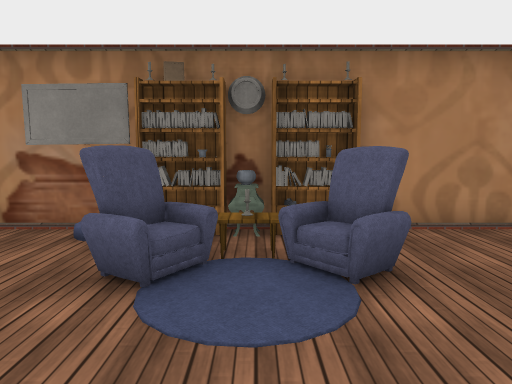
View 1 (above)

16 first-person views from a walk through a scene from a Unity 3-D project. The camera is 1.4 m above the floor, tilts 6° down and sees 70° across. The floor is counted in squares, 1 m on a side. Each view is taken from the middle of a square. On the plan, view 1 faces up. The plan holds only what a view shows up to about 16 squares ahead; the rest is blank. The place goes on beyond the plan. Some surface patterns are stand-ins.

View 2
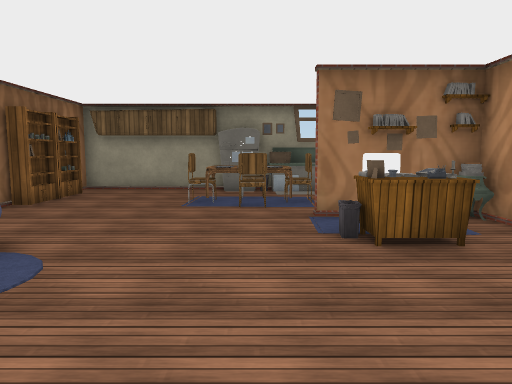

View 3
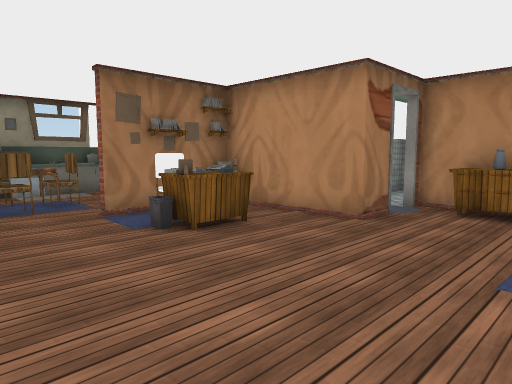

View 4
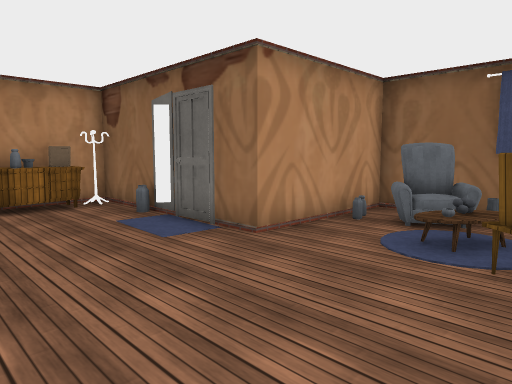

View 5
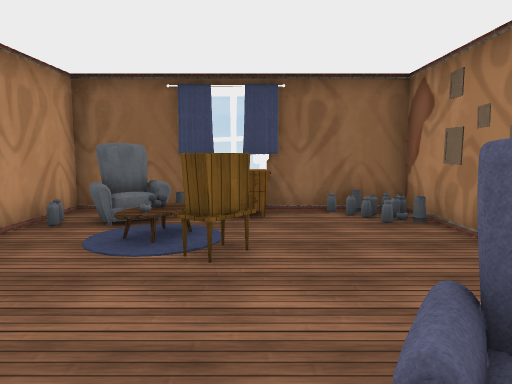

View 6
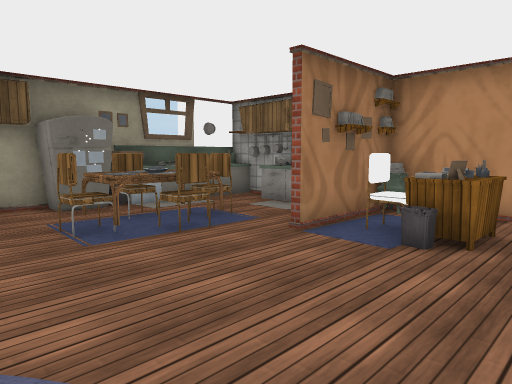

View 7
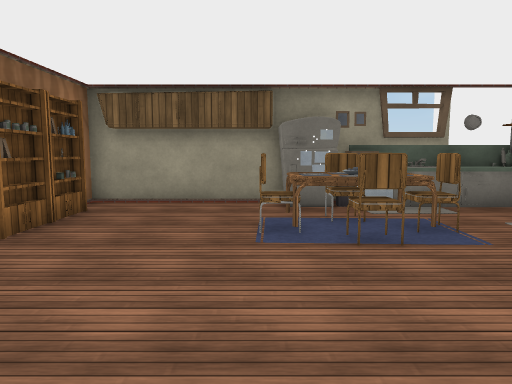

View 8
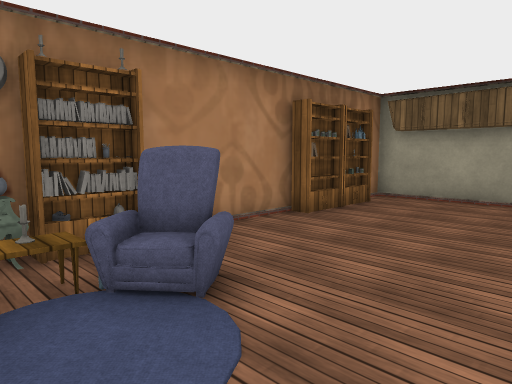

View 9
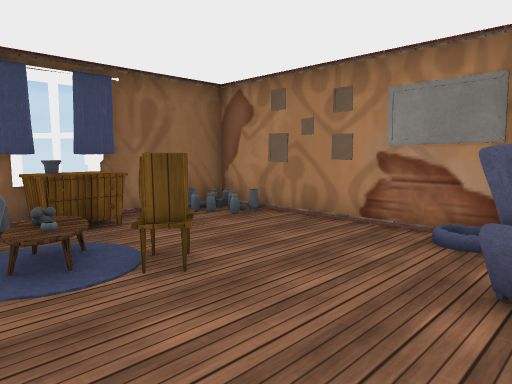

View 10
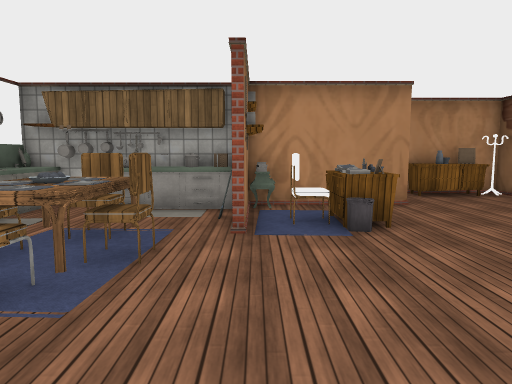

View 11
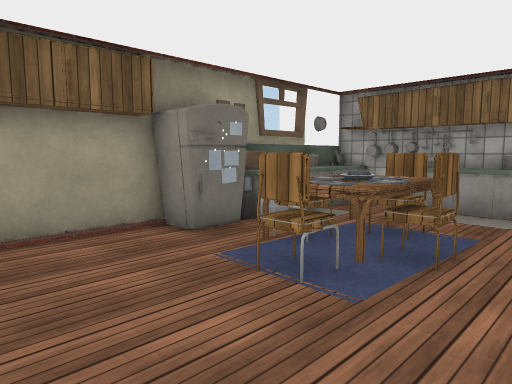

View 12
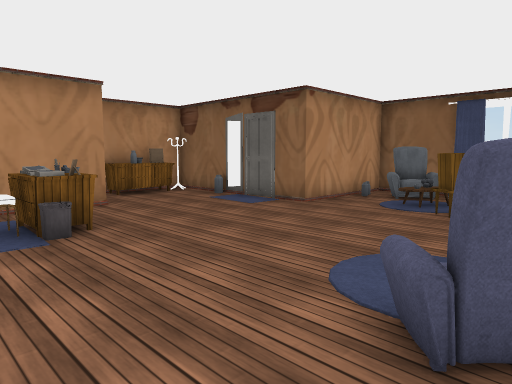

View 13
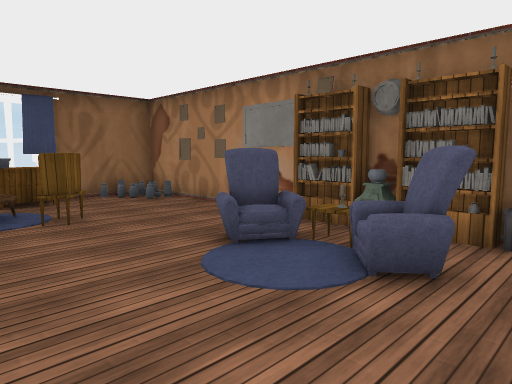

View 14
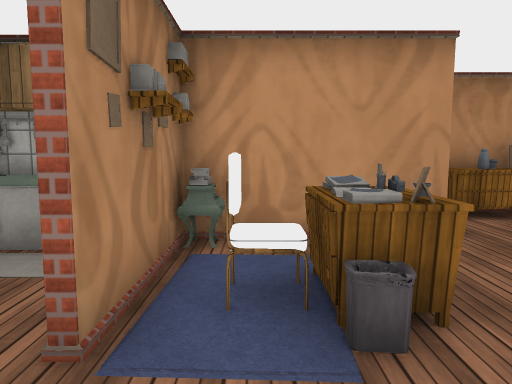

View 15
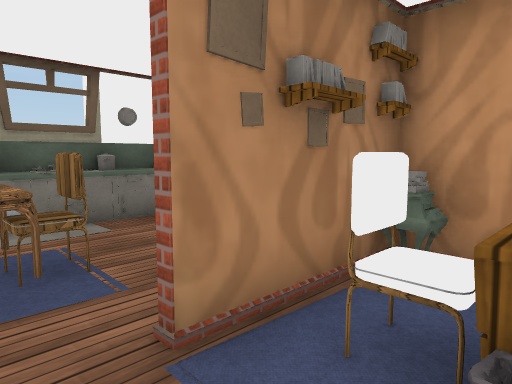

View 16
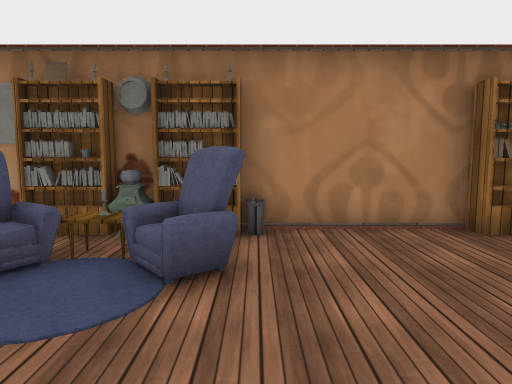

### Floor plan
Points are (right, up) in squares from view 1. A wall is a line through its corners. A room is listed if a view was taken in it or the views show most of it. See-through windows are left out.
Room 1 (views 1, 2, 3, 4, 5, 6, 7, 8, 9, 10, 11, 12, 13, 14, 15, 16)
walls: (4.2, -4.5) (4.2, -1.4); (-2.1, 6.7) (-9.1, 6.7) (-9.1, 3.4); (-0.2, -6.4) (-0.2, -5) (3.5, -5); (6.1, 6.7) (-0.6, 6.7); (-3.5, -7.4) (-2.9, -7.7); (-9.1, 1.5) (-9.1, -1.5) (-4.5, -1.5) (-4.5, -8) (-0.2, -8); (10.5, -3.5) (10.5, 6.7) (10, 6.7)
objects: other object (-9, 2); other object (-9, 3); other object (-8, -1); other object (-8, 0) to (-7, 0); other object (-8, 1); other object (-8, 2); other object (-8, 3); other object (-8, 5); other object (-8, 6); other object (-7, -1); other object (-7, 6); other object (-6, 1); other object (-6, 2); other object (-5, 1); other object (-5, 2) to (-5, 3); other object (-4, -7); other object (-4, -5); other object (-3, -7); other object (-2, -7); other object (-2, 4) to (-1, 5); other object (-2, 6); other object (-1, -7); other object (-1, 4) to (1, 5); other object (-1, 6); other object (0, 6); other object (1, -3) to (1, -2); other object (1, 4) to (2, 5); other object (1, 6); other object (2, -3); other object (2, -2); other object (2, 6); other object (3, -3) to (3, -2); other object (3, 6); other object (5, -5); other object (5, -4) to (8, -4); other object (5, 0); other object (6, -5); other object (6, -1) to (7, -1); other object (6, 0) to (6, 1); other object (6, 1) to (7, 2); other object (6, 6) to (7, 6); other object (7, 0); other object (8, -5); other object (8, 0); other object (9, -5); other object (9, -1); other object (9, 0) to (10, 1); other object (10, -5); other object (10, -4) to (10, -3); other object (10, -2); other object (10, -1); other object (10, 0)

Positions as (right, up) in squares from view 1, and headings:
1: (0, 0), facing up
2: (-4, 0), facing right
3: (-4, 2), facing down-right
4: (0, 3), facing down-left
5: (0, 3), facing left
6: (0, 4), facing down-right
7: (0, 2), facing right
8: (-1, 1), facing up-right
9: (-1, 0), facing up-left
10: (4, 5), facing down
11: (4, 5), facing down-right
12: (4, 5), facing down-left
13: (3, 0), facing up-left
14: (3, 1), facing down
15: (2, 0), facing down-right
16: (2, 0), facing up
